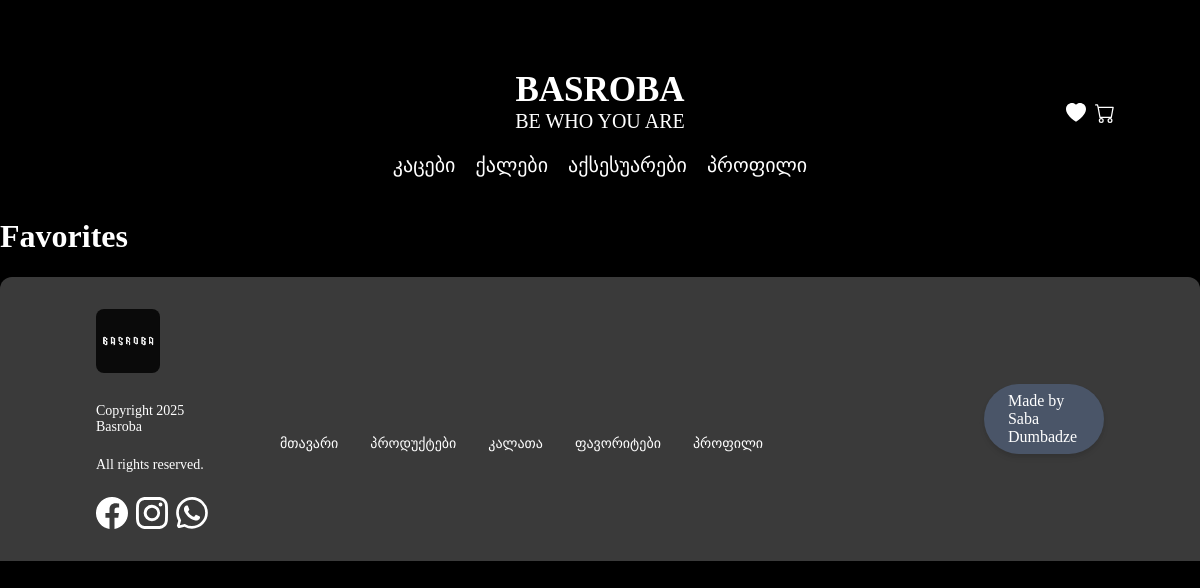
The app's page /favorites/ (signed in), older data.
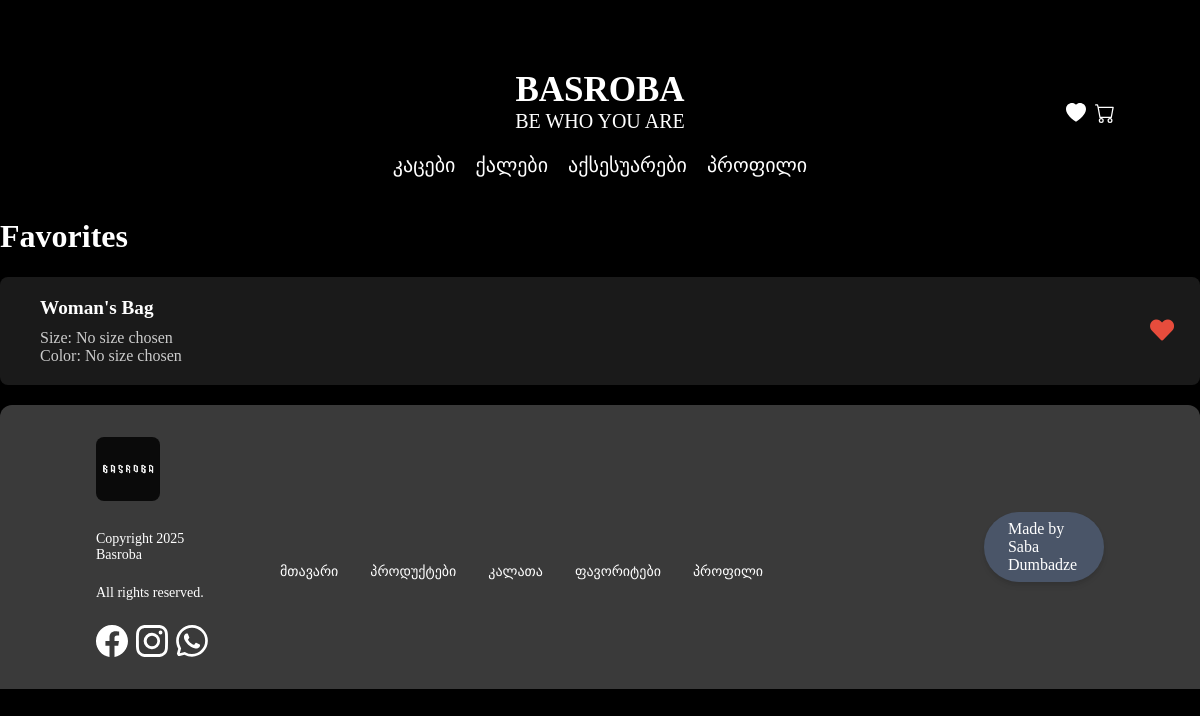
The same page, newer data.
### app/models.py (models this page shows, shortened)
class FavoriteItem(models.Model):
    user = models.ForeignKey(User, related_name="userfavorite", on_delete=models.CASCADE)
    Item = models.ForeignKey(Product, on_delete=models.CASCADE, related_name="item2", default=None)

class Product(models.Model):
    Product_name = models.CharField(max_length=250, default='No')
    product_description = models.CharField(max_length=250, default='No')
    Product_Category = models.CharField(max_length=250, default='No')
    Product_price_old = models.CharField(max_length=250, default='No')
    Product_price_new = models.CharField(max_length=250, default='No')
    Product_rating = models.IntegerField(default=0)
    Product_color = models.ManyToManyField(Color, related_name="color10", default="")
    Product_is_male = models.BooleanField(default=False)
    Product_Category = models.ForeignKey(Category, on_delete=models.CASCADE, related_name="products", default=None, blank=True, null=True)
    Product_XS = models.IntegerField(default=0)
    Product_S = models.IntegerField(default=0)
    Product_M = models.IntegerField(default=0)
    Product_L = models.IntegerField(default=0)
    Product_XL = models.IntegerField(default=0)
    Product_2Xl = models.IntegerField(default=0)
    Product_3Xl = models.IntegerField(default=0)
    Product_4Xl = models.IntegerField(default=0)
    Product_5Xl = models.IntegerField(default=0)
    Product_image1 = models.ImageField(upload_to='products/', blank=True, null=True)
    Product_image2 = models.ImageField(upload_to='products/', blank=True, null=True)
    Product_image3 = models.ImageField(upload_to='products/', blank=True, null=True)
    Product_image4 = models.ImageField(upload_to='products/', blank=True, null=True)
    Product_image5 = models.ImageField(upload_to='products/', blank=True, null=True)
    Product_image6 = models.ImageField(upload_to='products/', blank=True, null=True)
    Product_image7 = models.ImageField(upload_to='products/', blank=True, null=True)
    Product_image8 = models.ImageField(upload_to='products/', blank=True, null=True)
    Product_image9 = models.ImageField(upload_to='products/', blank=True, null=True)
    Product_image10 = models.ImageField(upload_to='products/', blank=True, null=True)
    def __str__(self):
        return f"{self.Product_name}"

### app/views.py (the view)
# urls.py: path("favorites/", views.favorites, name="favorites"),
def favorites(request):
    user_favorites = []
    if request.user.is_authenticated:
        user_favorites = FavoriteItem.objects.filter(user=request.user)
    return render(request, "favorites.html", {
        "user_favorites": user_favorites
    })

### app/templates/favorites.html (shortened to what this page needs)
{% extends 'layout.html' %}
{% load static %}
{% block head %}
    <link rel="stylesheet" href="{% static 'css/favorites.css' %}">
    <link href="https://cdnjs.cloudflare.com/ajax/libs/font-awesome/5.15.4/css/all.min.css" rel="stylesheet">
{% endblock %}
{% block body %}
<div class="container-main-main">
        <div class="container">
        <h1 class="text-center mb-5" style="color: white;">Favorites</h1>
            {% for i in user_favorites %}
                <a href="{% url 'product' i.Item.id %}" style="text-decoration: none; color: inherit;">
                    <div class="product-card">
                        <div class="product-info">
                            <div class="product-title">{{ i.Item }}</div>
                            <div class="product-details">
                                <span>Size: No size chosen</span><br>
                                <span>Color: No size chosen</span>
                            </div>
                        </div>
                        <button class="btn-heart">
                            <i class="fas fa-heart"></i>
                        </button>
                    </div>
                </a>
            </div>
            {% endfor %}
</div>
{% endblock %}

Row changes from the older to the newer data that the page shows:
added FavoriteItem: Item "Woman's Bag"
